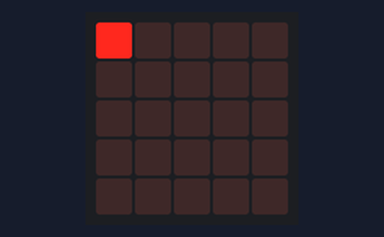
Recording of a program running on a simulated BBC micro:bit (MakeCode). On the bench: the board's 5×5 LED display. At 25.0 s the program stops and its outputs stay as they are.

Above: at 0.1 s.
At 3.1 s:
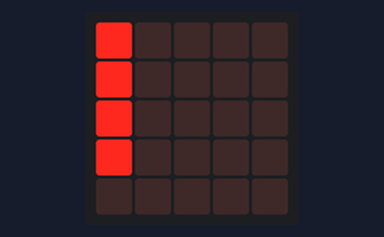
At 6.1 s:
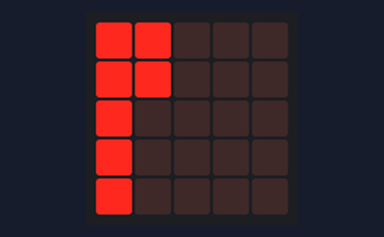
At 12.1 s:
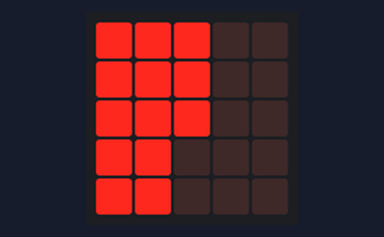
At 18.1 s:
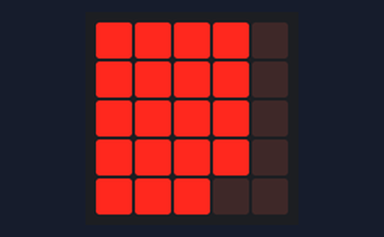
At 24.1 s:
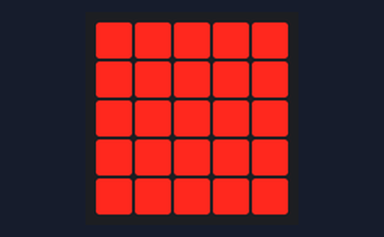

Measured:
- what the display in image 1 shows lasts 1.0 s, from 3.0 s to 4.0 s

The program:

main.ts
```typescript
namespace screenMagic {
/*
* LED vypln po sloupcich
*/
//% blockId = screenmagicswitchit
//% block = "rozsvit LED"
//% i.min = 0 i.max = 25

    export function switchIt(i: number): void {
        const y = Math.floor(i % 5);
        const x = Math.floor(i / 5);
        led.plot(x,y);
    }
}
```

test.ts
```typescript
// tests go here; this will not be compiled when this package is used as an extension.
for(let i=0;i<25;++i){
    screenMagic.switchIt(i);
    basic.pause(1000);
}
    
```
